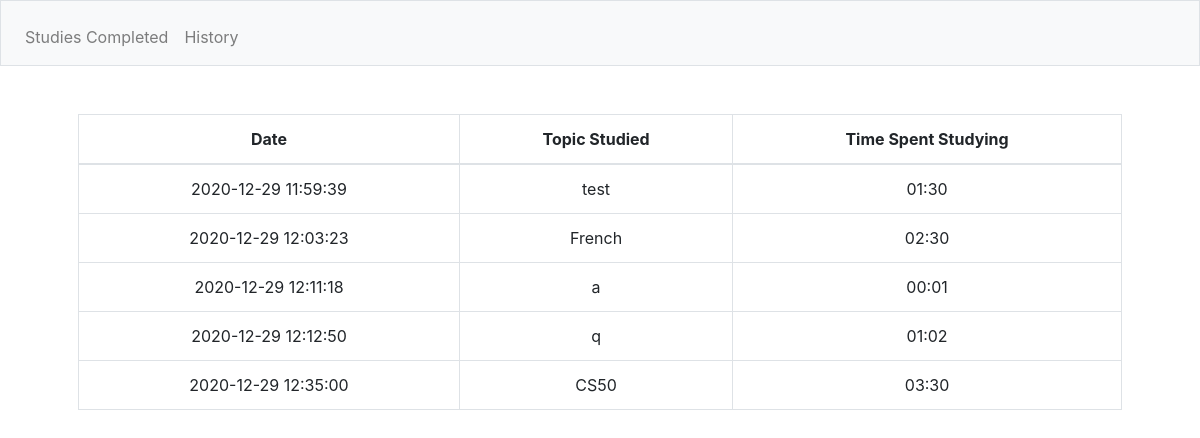
The app's page /history with its own data.
### tables this page shows
CREATE TABLE studytopics 
( 
date TIMESTAMP DEFAULT CURRENT_TIMESTAMP NOT NULL,
topic TEXT NOT NULL,
period TIME NOT NULL
);

### application.py (the view)
@app.route("/history")
def history():
    rows = db.execute("SELECT * FROM studytopics")
    return render_template("history.html", rows=rows)

### templates/history.html (shortened to what this page needs)
{% extends "layout.html" %}
{% block main %}
    <table class="table table-bordered">
        <thead>
            <tr>
                <th scope="col">Date</th>
                <th scope="col">Topic Studied</th>
                <th scope="col">Time Spent Studying</th>
            </tr>
        </thead>
        <tbody>
            {% for row in rows %}
            <tr>
                <td>{{ row["date"] }}</td>
                <td>{{ row["topic"] }}</td>
                <td>{{ row["period"] }}</td>
            </tr>
            {% endfor %}
        </tbody>
    </table>
{% endblock %}

### templates/layout.html (shortened to what this page needs)
<!DOCTYPE html>
<html lang="en">
    <head>
        <link href="https://stackpath.bootstrapcdn.com/bootstrap/4.5.0/css/bootstrap.min.css" rel="stylesheet">
        <link href="/static/styles.css" rel="stylesheet">
    </head>
    <body>
        <nav class="navbar navbar-expand-md navbar-light bg-light border">
            <div class="collapse navbar-collapse" id="navbar">
                    <ul class="navbar-nav mr-auto mt-2">
                        <li class="nav-item"><a class="nav-link" href="/">Studies Completed</a></li>
                        <li class="nav-item"><a class="nav-link" href="/history">History</a></li>
                    </ul>
            </div>
        </nav>
        <main class="container p-5">
            {% block main %}{% endblock %}
        </main>
    </body>
</html>

### static/styles.css (style rules this page uses)
main { overflow-x: auto; text-align: center; }

### records on screen
studytopics: date "2020-12-29 11:59:39", topic "test", period "01:30"
studytopics: date "2020-12-29 12:03:23", topic "French", period "02:30"
studytopics: date "2020-12-29 12:11:18", topic "a", period "00:01"
studytopics: date "2020-12-29 12:12:50", topic "q", period "01:02"
studytopics: date "2020-12-29 12:35:00", topic "CS50", period "03:30"
